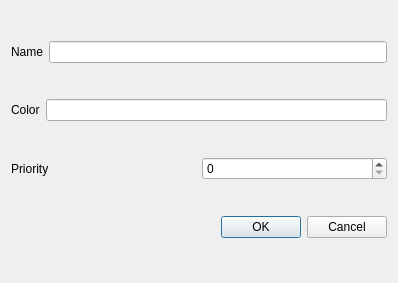
<?xml version="1.0" encoding="UTF-8"?>
<ui version="4.0">
 <class>EditPriorityDialog</class>
 <widget class="QDialog" name="EditPriorityDialog">
  <property name="geometry">
   <rect>
    <x>0</x>
    <y>0</y>
    <width>398</width>
    <height>283</height>
   </rect>
  </property>
  <property name="windowTitle">
   <string>Dialog</string>
  </property>
  <layout class="QVBoxLayout" name="verticalLayout">
   <item>
    <layout class="QHBoxLayout" name="horizontalLayout_3">
     <item>
      <widget class="QLabel" name="label">
       <property name="text">
        <string>Name</string>
       </property>
      </widget>
     </item>
     <item>
      <widget class="QLineEdit" name="lineEdit"/>
     </item>
    </layout>
   </item>
   <item>
    <layout class="QHBoxLayout" name="horizontalLayout_2">
     <item>
      <widget class="QLabel" name="label_2">
       <property name="text">
        <string>Color</string>
       </property>
      </widget>
     </item>
     <item>
      <widget class="QLineEdit" name="lineEdit_2"/>
     </item>
    </layout>
   </item>
   <item>
    <layout class="QHBoxLayout" name="horizontalLayout">
     <item>
      <widget class="QLabel" name="label_3">
       <property name="text">
        <string>Priority</string>
       </property>
      </widget>
     </item>
     <item>
      <widget class="QSpinBox" name="spinBox"/>
     </item>
    </layout>
   </item>
   <item>
    <widget class="QDialogButtonBox" name="buttonBox">
     <property name="orientation">
      <enum>Qt::Horizontal</enum>
     </property>
     <property name="standardButtons">
      <set>QDialogButtonBox::Cancel|QDialogButtonBox::Ok</set>
     </property>
    </widget>
   </item>
  </layout>
 </widget>
 <resources/>
 <connections>
  <connection>
   <sender>buttonBox</sender>
   <signal>accepted()</signal>
   <receiver>EditPriorityDialog</receiver>
   <slot>accept()</slot>
   <hints>
    <hint type="sourcelabel">
     <x>248</x>
     <y>254</y>
    </hint>
    <hint type="destinationlabel">
     <x>157</x>
     <y>274</y>
    </hint>
   </hints>
  </connection>
  <connection>
   <sender>buttonBox</sender>
   <signal>rejected()</signal>
   <receiver>EditPriorityDialog</receiver>
   <slot>reject()</slot>
   <hints>
    <hint type="sourcelabel">
     <x>316</x>
     <y>260</y>
    </hint>
    <hint type="destinationlabel">
     <x>286</x>
     <y>274</y>
    </hint>
   </hints>
  </connection>
 </connections>
</ui>
